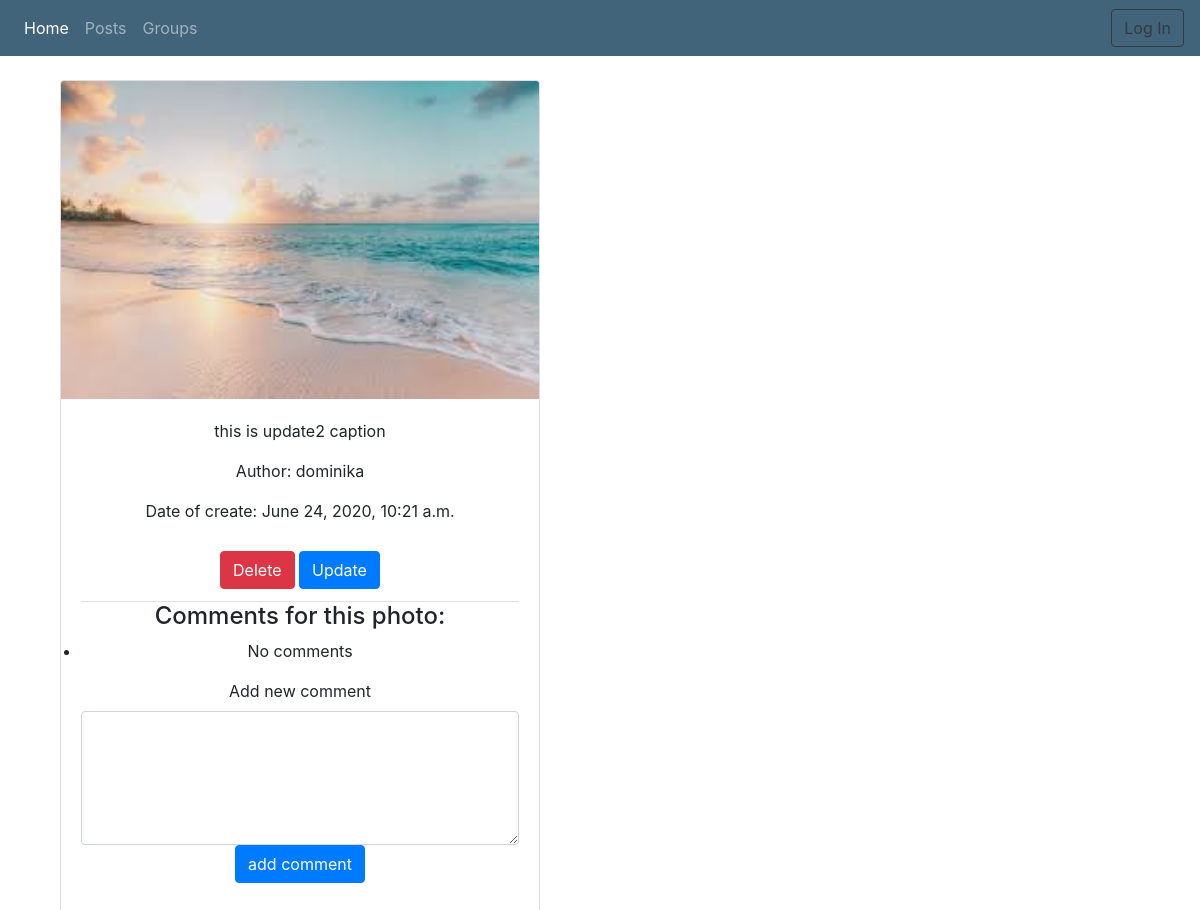
Before: /posts/detail/2/ with the older database file.
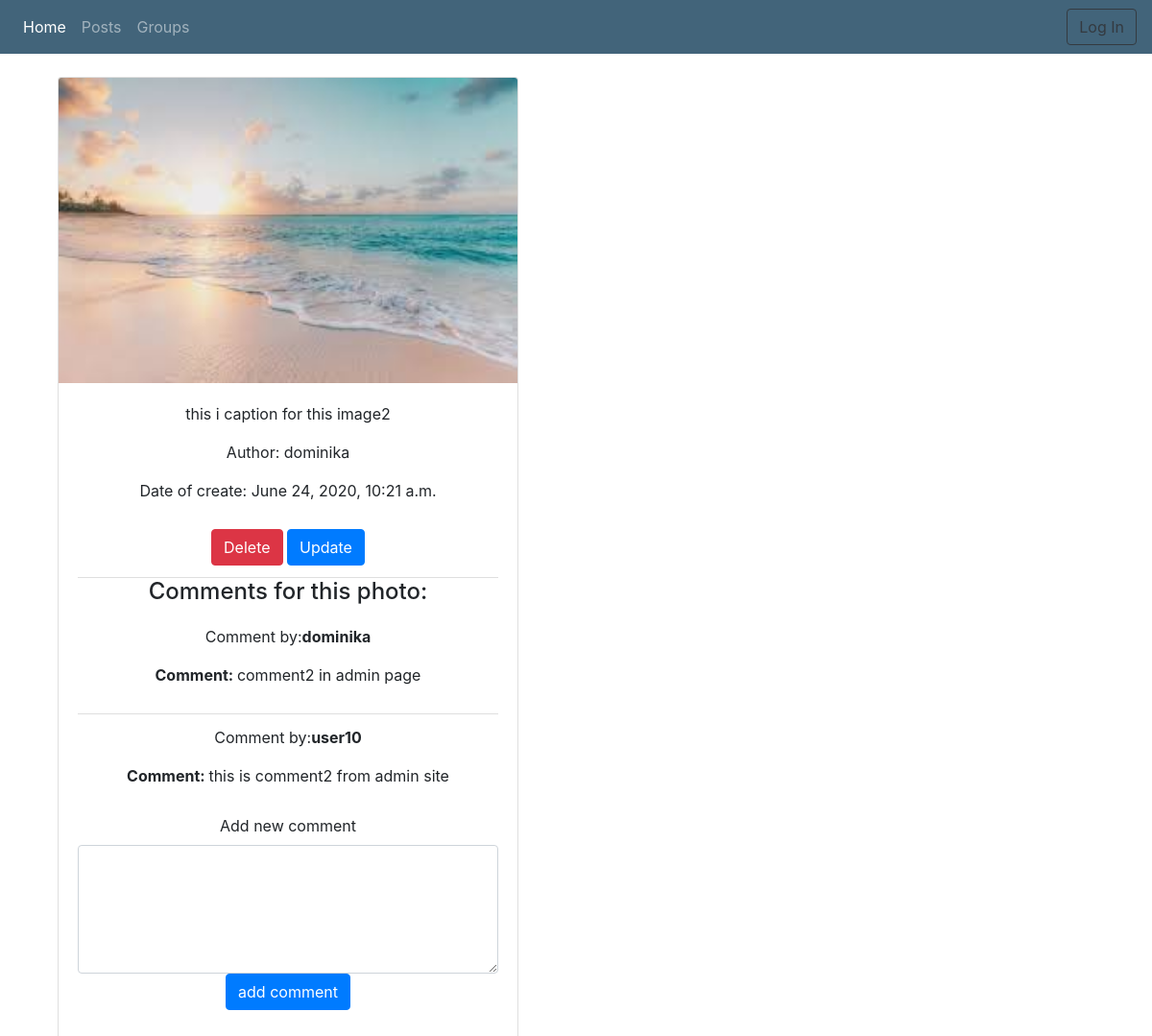
After: the same page with the newer database file.
### posts/models.py (models this page shows, shortened)
class Post(models.Model):
    author = models.ForeignKey(User, related_name='author', on_delete=models.CASCADE)
    image = models.ImageField(upload_to='posts_image')
    caption = models.TextField(blank=True, null=True)
    date_of_publication = models.DateTimeField(auto_now_add=True)
    class Meta:
        ordering = ['date_of_publication']

class Comment(models.Model):
    post = models.ForeignKey(Post, related_name='comments', on_delete=models.CASCADE)
    comment_author = models.ForeignKey(User, on_delete=models.CASCADE)
    body = models.TextField()
    date_of_created = models.DateTimeField(auto_now_add=True)
    class Meta:
        ordering = ['date_of_created']

### posts/views.py (the view, shortened to what this page needs)
# urls.py: path('detail/<int:pk>/', views.PostDetailView.as_view(), name='detail'),
class PostDetailView(FormMixin, DetailView):
    model = Post
    form_class = CommentForm
    template_name = 'posts/post_detail.html'
    def get_context_data(self, **kwargs):
        context = super(PostDetailView, self).get_context_data(**kwargs)
        context['form'] = self.get_form()
        return context

### posts/forms.py
class CommentForm(ModelForm):
    class Meta:
        model = Comment
        fields = ('body',)

### posts/templates/posts/post_detail.html (shortened to what this page needs)
{% extends 'base.html' %}
{% block conntent %}
<div class="container">
    <div class="card text-center" style="width: 30rem;">
        <img src="{{object.image.url}}" class="card-img-top" alt="Card image cap">
        <div class="card-body">
            <p class="card-text">{{ object.caption }}</p>
            <p>Author: {{ object.author }}</p>
            <p>Date of create: {{ object.date_of_publication }}</p>
            <ul class="list-group list-group-flush">
                <li class="list-group-item">
                    <a href="{% url 'posts:delete' post.pk %}" class="btn btn-danger">Delete</a>
                    <a href="{% url 'posts:update' post.pk %}" class="btn btn-primary">Update</a>
                </li>
                <h4>Comments for this photo:</h4>
                {% for comment in object.comments.all %}
                    <li class="list-group-item">
                        <p>Comment by:<strong>{{ comment.comment_author }}</strong></p>
                        <p><strong>Comment: </strong> {{ comment.body }}</p>
                    </li>
                {% empty %}
                    <li>
                        <p>No comments</p>
                    </li>
                {% endfor %}
              </ul>
            <form method="POST">
                <div class="form-group">
                    <label for="id_body">Add new comment</label>
                    <textarea class="form-control" name="body" id="id_body" cols="30" rows="5"></textarea>
                    <input type="submit" class="btn btn-primary" value="add comment" name="add comment">
                </div>
            </form>
        </div>
    </div>
</div>
{% endblock %}

Changed rows visible on the page:
changed Post "dominika": caption "this is update2 caption" → "this i caption for this image2"
added Comment: comment_author "dominika", body "comment2 in admin page"
added Comment: comment_author "user10", body "this is comment2 from admin site"
Other visible differences:
text no longer shown: "No comments"
